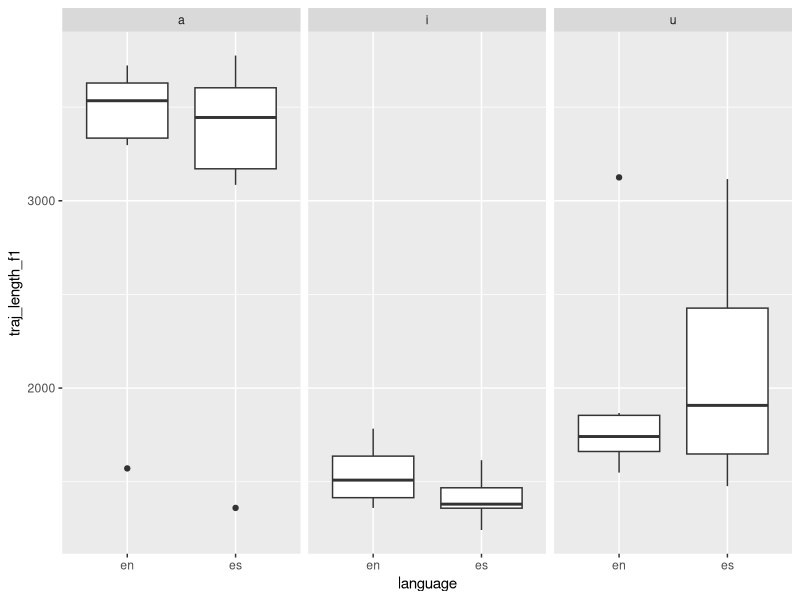
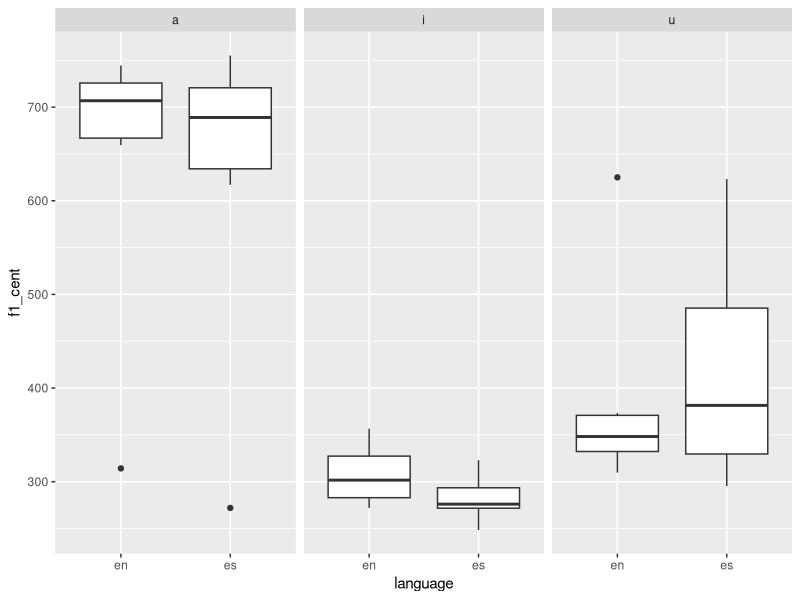
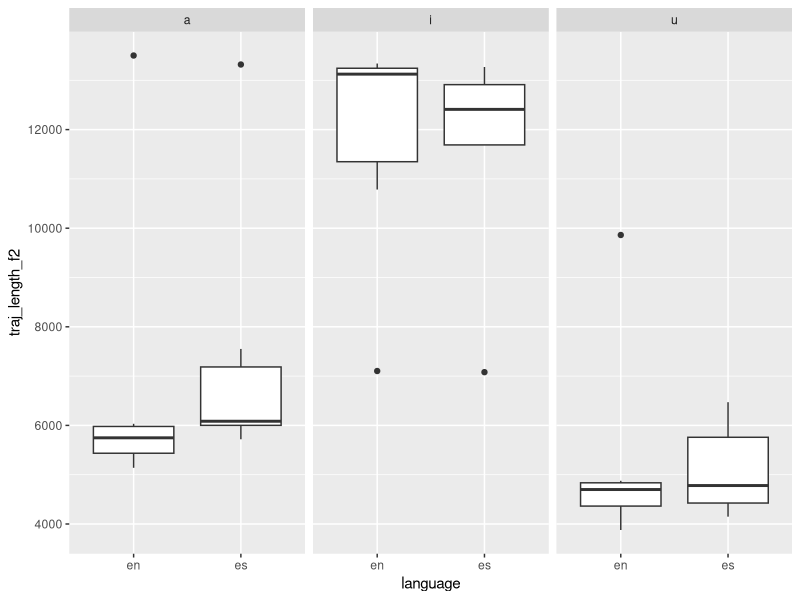
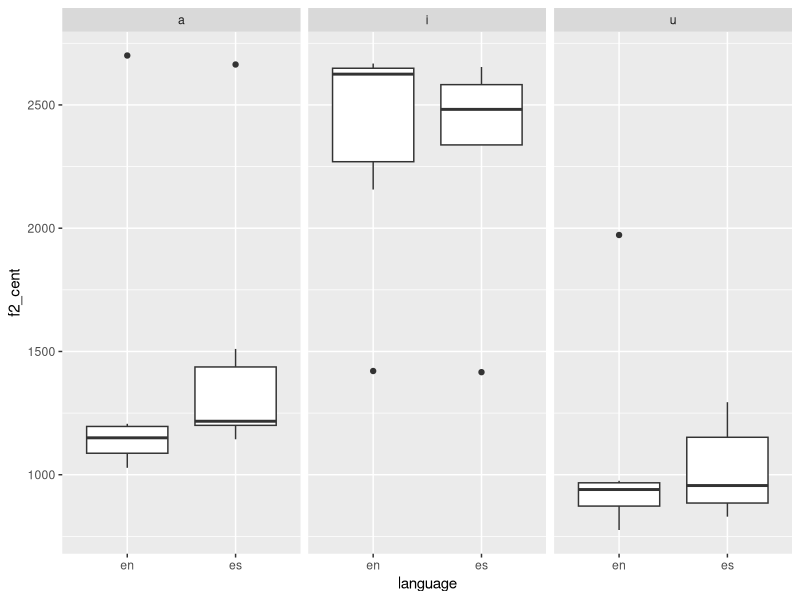

R code for these plots, in order:
## ---- chunk 1
library(tidyverse)
read_csv("data/vowel_data.csv")
my_data <- read_csv("data/vowel_data.csv")
## ---- chunk 2
# get mean for f1_cent
mean_f1_cent <- mean(my_data$f1_cent)
# get sd for f1_cent
sd_f1_cent <- sd(my_data$f1_cent)
# get mean for f2_cent
mean_f2_cent <- mean(my_data$f2_cent)
# get sd for f2_cent
sd_f2_cent <- sd(my_data$f2_cent)
## ---- chunk 3
# get traj legth for f1
mutate(my_data, traj_length_f1 = (f1_20) + (f1_35) + (f1_50) + (f1_65) + (f1_80))

# make it an object
traj_length_f1 <- mutate(my_data, traj_length_f1 = (f1_20) + (f1_35) + (f1_50) + (f1_65) + (f1_80))

# get traj legth for f2
mutate(my_data, traj_length_f2 = (f2_20) + (f2_35) + (f2_50) + (f2_65) + (f2_80))

# make it an object
traj_length_f2 <- mutate(my_data, traj_length_f2 = (f2_20) + (f2_35) + (f2_50) + (f2_65) + (f2_80))
## ---- chunk 4
traj_length_f1 %>%  
  ggplot(., aes(x = language, y = traj_length_f1)) +
    geom_boxplot() +
    facet_grid(. ~ vowel)
## ---- chunk 5
my_data %>%  
  ggplot(., aes(x = language, y = f1_cent)) +
    geom_boxplot() +
    facet_grid(. ~ vowel)
## ---- chunk 6
traj_length_f2 %>%  
  ggplot(., aes(x = language, y = traj_length_f2)) +
    geom_boxplot() +
    facet_grid(. ~ vowel)
## ---- chunk 7
my_data %>%  
  ggplot(., aes(x = language, y = f2_cent)) +
    geom_boxplot() +
    facet_grid(. ~ vowel)
